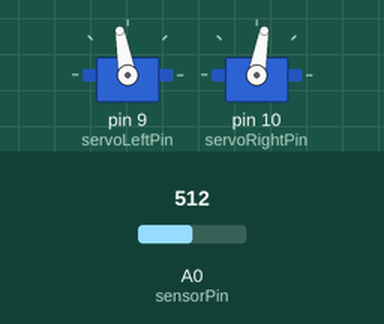
Recording of a sketch running on a simulated Arduino Uno, built with avr-gcc and run on an emulated ATmega328P. On the bench: 2 × servo. The inputs (shaded band) are chosen by the test bench; at power-on: A0 (sensorPin) = 512.

Above: at 1.2 s.
1.3 s: A0 (sensorPin) set to 716
At 2.5 s:
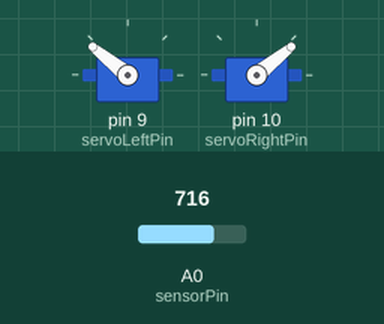
2.8 s: A0 (sensorPin) set to 900
At 3.3 s:
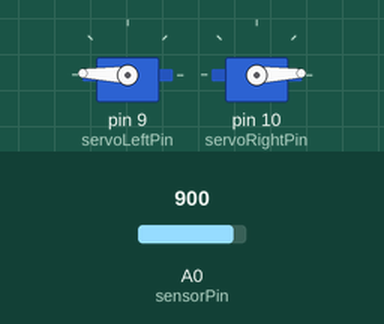
4.3 s: A0 (sensorPin) set to 1023
At 5.5 s:
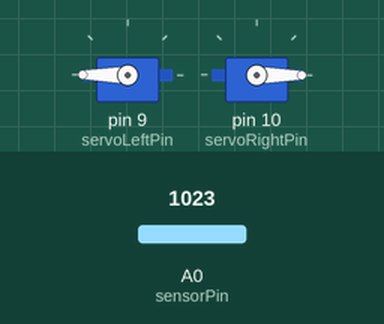
5.8 s: A0 (sensorPin) set to 306
At 6.8 s:
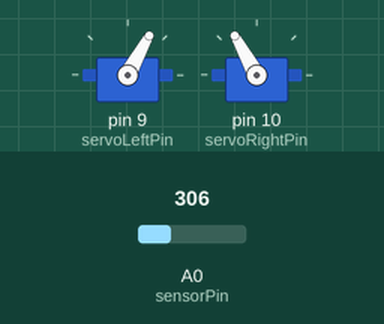
7.4 s: A0 (sensorPin) set to 122
At 7.9 s:
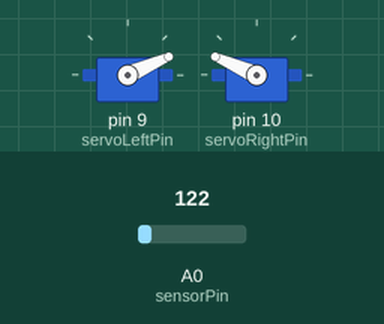
Timing chart, 0 to 9.9 s (numbered marks = the images above; inputs shaded):
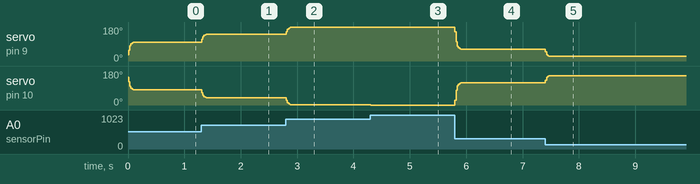

Measured:
- after the input at 1.3 s, servo on pin 9 (servoLeftPin): 100° → 141° at once; servo on pin 10 (servoRightPin): 80° → 39° at once
- after the input at 2.8 s, servo on pin 9 (servoLeftPin): 141° → 178° at once; servo on pin 10 (servoRightPin): 39° → 2° at once
- after the input at 4.3 s, servo on pin 9 (servoLeftPin): 178° → 180° at once; servo on pin 10 (servoRightPin): 2° → 0° at once
- after the input at 5.8 s, servo on pin 9 (servoLeftPin): 180° → 61° at once; servo on pin 10 (servoRightPin): 0° → 119° at once
- after the input at 7.4 s, servo on pin 9 (servoLeftPin): 61° → 24° at once; servo on pin 10 (servoRightPin): 119° → 156° at once

The sketch:

test_photoresistor.ino
```cpp
#include <Servo.h>

Servo servoLeft;            // create servo object to control a servo
Servo servoRight;            // create servo object to control a servo

const int sensorPin = A0;
const byte servoLeftPin = 9;
const byte servoRightPin = 10;
volatile int smoothed = 0;

void setup() {
  servoLeft.attach(servoLeftPin);
  servoRight.attach(servoRightPin);
  pinMode(sensorPin, INPUT);
}

void loop() {
  smoothed = (smoothed*2 + analogRead(sensorPin)/5)/3;
  servoLeft.write(smoothed);
  servoRight.write(180-smoothed);
  delay(10);
}
```
